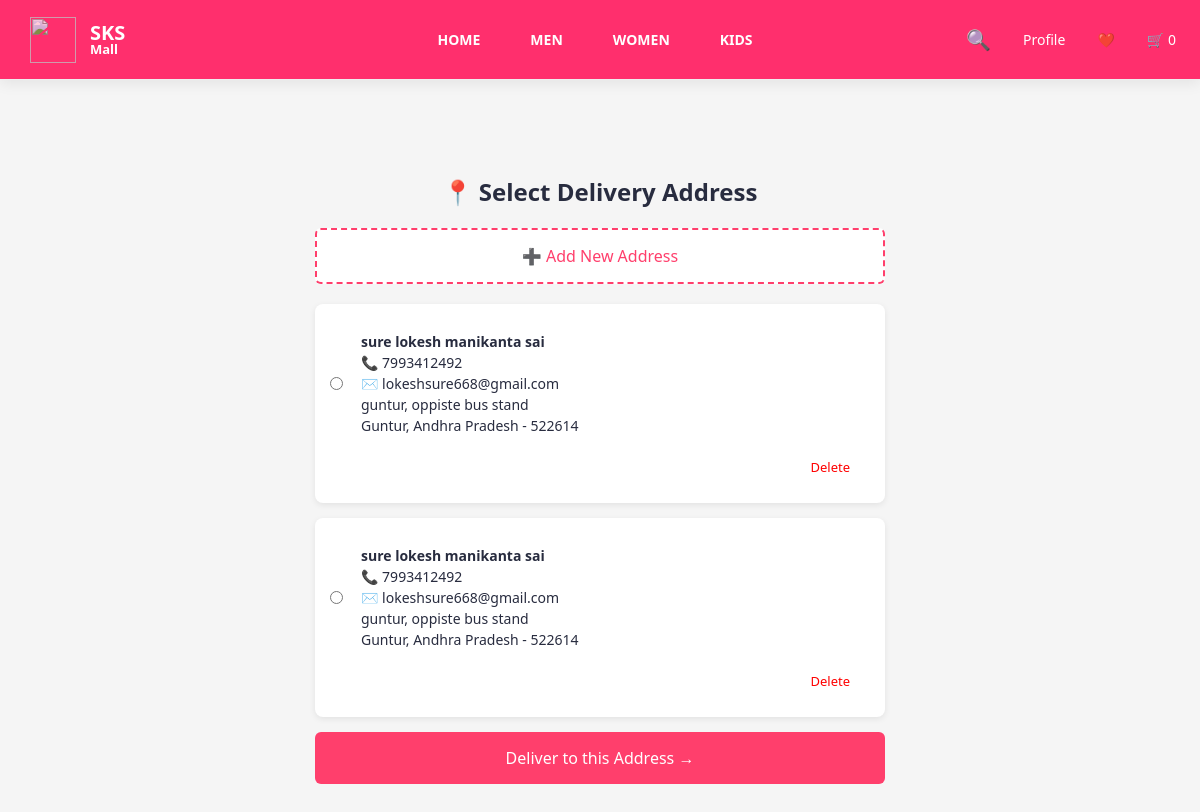
Page /address (signed in) on the committed database.
### models/address.py (models this page shows)
class Address(db.Model):
    id = db.Column(db.Integer, primary_key=True)
    user_id = db.Column(db.Integer, db.ForeignKey("user.id"))
    name = db.Column(db.String(100))
    mobile = db.Column(db.String(10))
    email = db.Column(db.String(120))
    house = db.Column(db.String(200))
    street = db.Column(db.String(200))
    city = db.Column(db.String(100))
    state = db.Column(db.String(100))
    pincode = db.Column(db.String(10))

### app.py (the view)
@app.route("/address", methods=["GET", "POST"])
def address():
    if "user_id" not in session:
        session["show_login"] = True
        return redirect(url_for("cart"))
    user_id = session["user_id"]
    if request.method == "POST":
        addr = Address.query.get(request.form["address_id"])
        session["address"] = addr.id
        return redirect(url_for("payment"))
    addresses = Address.query.filter_by(user_id=user_id).all()
    return render_template("address.html", addresses=addresses)

### templates/address.html (shortened to what this page needs)
<!DOCTYPE html>
<html>
<head>
    <link rel="stylesheet" href="{{ url_for('static', filename='css/style.css') }}">
</head>
<body>
{% include "header.html" %}
<div class="address-wrapper">
    <h2>📍 Select Delivery Address</h2>
    <a href="/add-address">
        <button class="btn add-btn">➕ Add New Address</button>
    </a>
    {% if addresses %}
    <form method="post" action="/address">
        {% for addr in addresses %}
        <div class="address-card">
            <label>
                <input type="radio" name="address_id" value="{{ addr.id }}" required>
               <div class="address-details">
  <b>{{ addr.name }}</b><br>
  📞 {{ addr.mobile }}<br>
  {% if addr.email %}
    ✉️ {{ addr.email }}<br>
  {% endif %}
  {{ addr.house }}, {{ addr.street }}<br>
  {{ addr.city }}, {{ addr.state }} - {{ addr.pincode }}
</div>
            </label>
            <div class="address-actions">
    <button type="submit"
            class="delete-btn"
            style="background:none;border:none;color:red;cursor:pointer;"
            formaction="/delete-address/{{ addr.id }}"
            formmethod="post"
            onclick="return confirm('Delete this address?')">
        Delete
    </button>
</div>
        </div>
        {% endfor %}
        <button type="submit" class="btn">
            Deliver to this Address →
        </button>
    </form>
    {% else %}
        <p style="text-align:center;">No saved address found 😕</p>
    {% endif %}
</div>
</body>
</html>

### static/css/style.css (style rules this page uses)
* { box-sizing: border-box; }
html, body { width: 100%; overflow-x: hidden; }
body { font-family: "Segoe UI", Arial, sans-serif; margin: 0; background-color: #f5f5f6; color: #282c3f; }
h2 { margin-bottom: 20px; }
button { background-color: #ff3f6c; color: white; border: none; padding: 12px 20px; font-size: 15px; border-radius: 4px; cursor: pointer; }
label { display: block; margin-top: 12px; margin-bottom: 5px; font-weight: 500; }
input[type="radio"] { margin-right: 8px; }
body { margin: 0; font-family: "Segoe UI", Arial, sans-serif; background: #f5f5f6; color: #282c3f; }
body { animation: fadePage 0.6s ease-in; }
* { margin: 0; padding: 0; box-sizing: border-box; font-family: "Segoe UI", sans-serif; }
body { margin: 0; padding: 0; }
body { padding-bottom: 120px; }

### templates/address.html (style rules this page uses)
body { background: #f5f5f5; font-family: Arial, sans-serif; }
.address-wrapper { max-width: 600px; margin: 80px auto; padding: 15px; }
h2 { text-align: center; margin-bottom: 20px; }
.address-card { background: #fff; padding: 15px; border-radius: 8px; margin-bottom: 15px; box-shadow: 0 2px 6px rgba(0,0,0,0.08); }
.address-card label { display: flex; gap: 10px; cursor: pointer; }
.address-details { font-size: 14px; line-height: 1.5; }
.address-actions { margin-top: 10px; display: flex; justify-content: space-between; }
.delete-btn { color: red; text-decoration: none; font-size: 13px; }
.btn { width: 100%; padding: 15px; background: #ff3f6c; color: white; border: none; border-radius: 6px; font-size: 16px; cursor: pointer; }
.add-btn { background: #fff; border: 2px dashed #ff3f6c; color: #ff3f6c; margin-bottom: 20px; }

### rows in the picture
Address: name "sure lokesh manikanta sai", mobile "7993412492", email "lokeshsure668@gmail.com", house "guntur", street "oppiste bus stand", city "Guntur", state "Andhra Pradesh", pincode "522614"
Address: name "sure lokesh manikanta sai", mobile "7993412492", email "lokeshsure668@gmail.com", house "guntur", street "oppiste bus stand", city "Guntur", state "Andhra Pradesh", pincode "522614"

### other values in the picture
{{ session.get("cart", {})|length }} "0"
